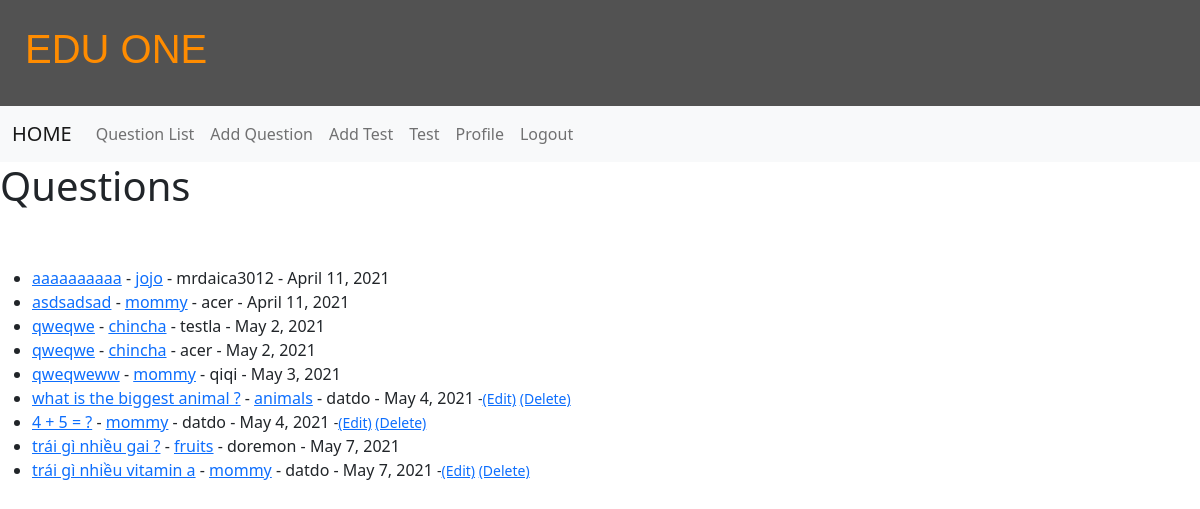
/question/list (signed in), run on the app's committed database.
### questions/models.py (models this page shows, shortened)
class Question(models.Model):
    exam = models.ForeignKey(Exam,null=True, on_delete=models.SET_NULL)
    user = models.ForeignKey(User, null=True, on_delete=models.SET_NULL)
    date = models.DateField(auto_now_add=True)
    category = models.CharField(max_length= 255, default='')
    question = models.CharField(max_length=255)
    rightAnswer = models.CharField(max_length=255)
    a1 = models.CharField(max_length=255)
    a2 = models.CharField(max_length=255)
    a3 = models.CharField(max_length=255)
    correctFeedback = models.TextField(max_length=255, null=True, blank=True, default="")
    incorrectFeedback = models.TextField(max_length=255, null=True, blank=True, default="")

### questions/views.py (the view)
# urls.py: path("question/list", questions.views.All_question_view.as_view(), name='question-list'),
class All_question_view(ListView):
    model = Question
    template_name = 'questions/questionList.html'
    def get_context_data(self, *args, **kwargs):
        cat_menu = Category.objects.all()
        context = super(All_question_view, self).get_context_data(*args, **kwargs)
        context["cat_menu"] = cat_menu
        return context

### questions/processor.py (called while the page is built)
def cats_renderer(request):
    return {
       'all_cats': Category.objects.all(),
    }

### templates/questions/questionList.html
{% extends "base.html" %}
{% block content %}
<h1>Questions</h1>
<br><br/>
<ul>
{% for question in object_list %}
    <li><a href="{%url 'question-detail' question.pk %}">{{ question.question }}</a> - <a href="{%url 'category' question.category %}"> {{question.category}}</a> - {{ question.user }} - {{ question.date }}
        {% if user.is_authenticated %}
            {% if user.id == question.user.id%}
            <small>-<a href="{%url 'question-edit' question.pk%}">(Edit)</a>
            <a href="{%url 'question-delete' question.pk%}">(Delete)</a></small></li>
            {%endif%}
        {%endif%}
{% endfor %}
</ul>
{% endblock %}

### data on the page
Question: question "aaaaaaaaaa", category "jojo", user "mrdaica3012", date "April 11, 2021"
Question: question "asdsadsad", category "mommy", user "acer", date "April 11, 2021"
Question: question "qweqwe", category "chincha", user "testla", date "May 2, 2021"
Question: question "qweqwe", category "chincha", user "acer", date "May 2, 2021"
Question: question "qweqweww", category "mommy", user "qiqi", date "May 3, 2021"
Question: question "what is the biggest animal ?", category "animals", user "datdo", date "May 4, 2021", shows "(Edit)"
Question: question "4 + 5 = ?", category "mommy", user "datdo", date "May 4, 2021", shows "(Edit)"
Question: question "trái gì nhiều gai ?", category "fruits", user "doremon", date "May 7, 2021"
Question: question "trái gì nhiều vitamin a", category "mommy", user "datdo", date "May 7, 2021", shows "(Edit)"
